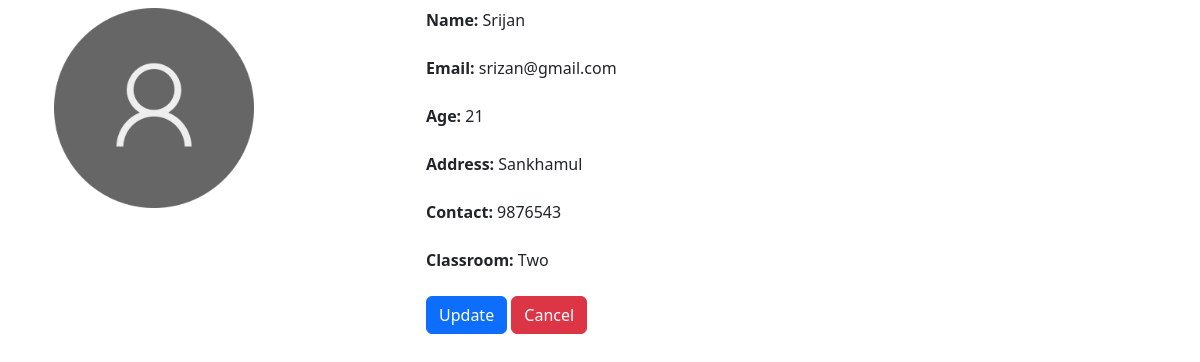
The page /cb/student-detail/5/ on the database its author committed.
### crud/models.py (models this page shows, shortened)
class Student(models.Model):
    name = models.CharField(max_length=20)
    email = models.EmailField()
    age = models.IntegerField()
    classroom = models.ForeignKey(Classroom, on_delete=models.CASCADE, related_name="classroomStudent")

class StudentProfile(models.Model):
    student = models.OneToOneField(Student,on_delete=models.CASCADE)
    picture = models.FileField(null=True, blank=True, upload_to="profilePicture")
    address = models.CharField(max_length=25)
    contact = models.CharField(max_length=15)

class Classroom(models.Model):
    name = models.CharField(max_length=20)

### classBased/views.py (the view)
# urls.py: path("student-detail/<int:pk>/",studentDetailView.as_view() , name="classBasedStudentDetail"),
class studentDetailView(DetailView):
    queryset = Student.objects.all()
    template_name = "classBased/studentDetail.html"

### classBased/templates/classBased/studentDetail.html (shortened to what this page needs)
{% extends "crud/base.html" %}
{%load static%}
{% block content %}
<div class="row">
    <div class="col-md-4">
        {% if student.studentprofile.picture%}
            <img src="{{student.studentprofile.picture.url}}" style="height: 200px;">
        {%else%}
            <img src="{%static 'crud/default.png'%}" style="height: 200px;">
        {%endif%}
    </div>
    <div class="col-md-8">
        <b>Name: </b> {{student.name}}<br><br>
        <b>Email: </b> {{student.email}}<br><br>
        <b>Age: </b> {{student.age}}<br><br>
        <b>Address: </b> {{student.studentprofile.address}}<br><br>
        <b>Contact: </b> {{student.studentprofile.contact}}<br><br>
        <b>Classroom: </b> {{student.classroom.name}}<br><br>
        <div >
            <a class="btn btn-primary" href="{% url 'studentUpdate' student.id%}">Update</a>
            <a class="btn btn-danger" href="{%url 'crudStudents'%}">Cancel</a>
        </div>
    </div>
</div>
{% endblock %}

### rows shown on the page
Student: name "Srijan", email "srizan@gmail.com", age "21", studentprofile.address "Sankhamul", studentprofile.contact "9876543", classroom.name "Two"
